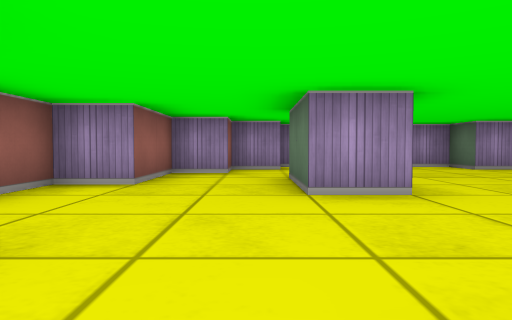
view 1 (above)

13 first-person views from a walk through a cub3D level. The camera is about half as high as the walls, tilts 2° down and sees 70° across. The floor is counted in squares. Each view is taken from the middle of a square. On the plan, view 1 faces up. The plan holds only what a view shows up to about 9 squares ahead; the rest is blank.

view 2
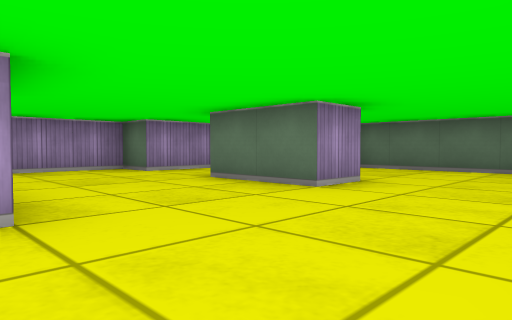

view 3
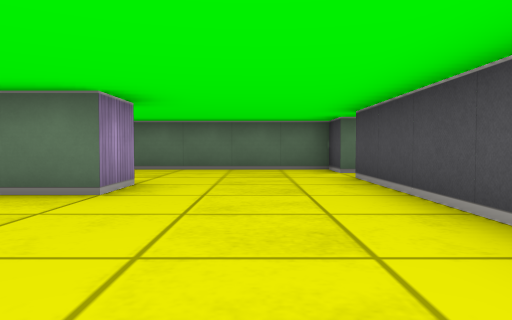

view 4
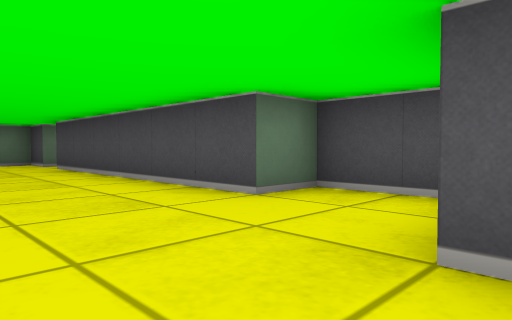

view 5
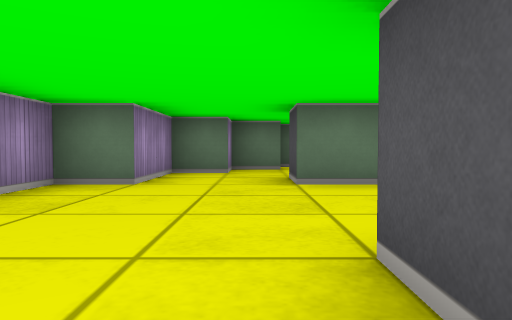

view 6
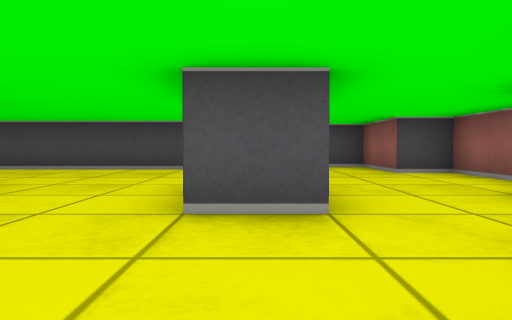

view 7
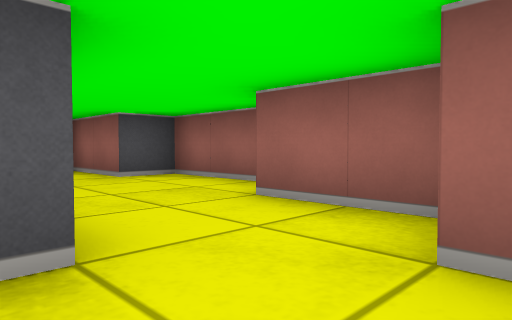

view 8
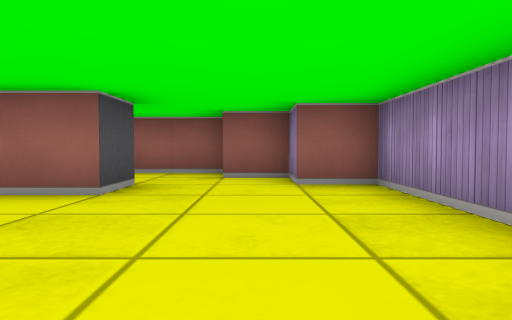

view 9
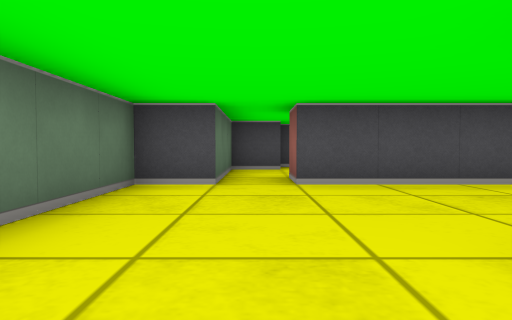

view 10
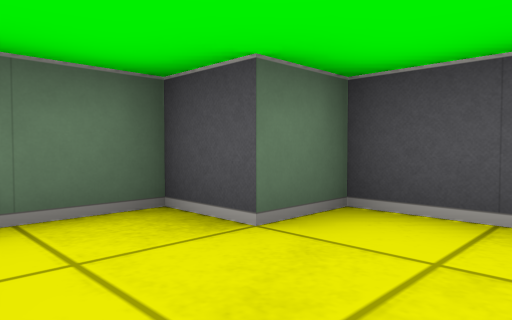

view 11
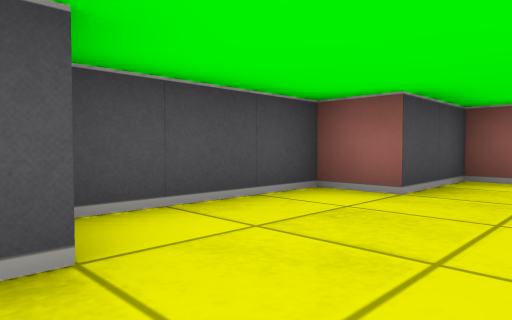

view 12
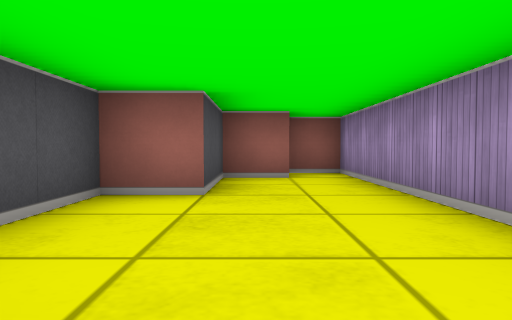

view 13
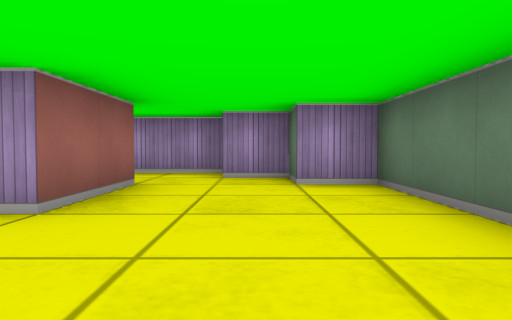

### Floor plan
Points are (right, up) in squares from view 1. A wall is a line through its corners. A room is listed if a view was taken in it or the views show most of it. See-through windows are left out.
Room 1 (views 1, 2, 3, 4, 5, 6, 7, 8, 9, 13)
walls: (1.6, 3.5) (0.5, 3.5) (0.5, 5.5) (1.5, 5.5) (1.5, 4.5); (4.5, 3.5) (4.5, 5.5) (5.5, 5.5) (5.5, 3.5) (4.5, 3.5); (7.5, -0.5) (7.5, 0.5) (8.5, 0.5) (8.5, 5.5) (7.5, 5.5) (7.5, 6.5) (6.5, 6.5) (6.5, 7.5) (4.5, 7.5) (4.5, 8.5) (0.5, 8.5) (0.5, 7.5) (-0.5, 7.5) (-0.5, 6.5) (-1.5, 6.5) (-1.5, 4.5) (-2.5, 4.5) (-2.5, 1.5) (-1.5, 1.5) (-1.5, -0.5) (0.5, -0.5) (0.5, 0.5) (6.5, 0.5) (6.5, -0.5)
ways out: opening at (7, 0) to room 2
Room 2 (views 10, 11, 12)
walls: (4.9, -0.5) (0.5, -0.5) (0.5, -1.5); (1.5, -1.4) (1.5, -2.5) (3.5, -2.5) (3.5, -3.5) (6.5, -3.5) (6.5, -2.5) (7.5, -2.5) (7.5, -0.5)
ways out: opening at (7, 0) to room 1

Where each view was taken, in squares from view 1:
view 1: 0 up, 0 right, facing up
view 2: 1 up, 1 right, facing up-right
view 3: 2 up, 1 right, facing right
view 4: 3 up, 2 left, facing down-right
view 5: 6 up, 0 right, facing right
view 6: 8 up, 1 right, facing down
view 7: 7 up, 1 right, facing down-left
view 8: 7 up, 5 right, facing left
view 9: 5 up, 7 right, facing down
view 10: 1 down, 5 right, facing down-right
view 11: 1 down, 7 right, facing down-left
view 12: 2 down, 7 right, facing left
view 13: 1 up, 7 right, facing up
